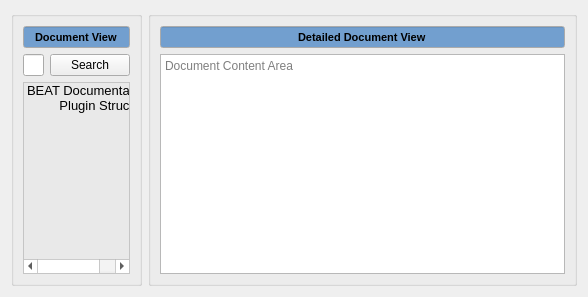
     <widget class="QWidget" name="Documentation">
      <attribute name="title">
       <string>Documentation</string>
      </attribute>
      <layout class="QGridLayout" name="gridLayout_16" columnstretch="1,4">
       <item row="0" column="0">
        <widget class="QGroupBox" name="document_view_groupbox">
         <property name="title">
          <string/>
         </property>
         <layout class="QGridLayout" name="gridLayout_15">
          <item row="1" column="0">
           <widget class="QLineEdit" name="document_view_search_lineedit">
            <property name="palette">
             <palette>
              <active>
               <colorrole role="WindowText">
                <brush brushstyle="SolidPattern">
                 <color alpha="255">
                  <red>0</red>
                  <green>0</green>
                  <blue>0</blue>
                 </color>
                </brush>
               </colorrole>
               <colorrole role="Dark">
                <brush brushstyle="SolidPattern">
                 <color alpha="255">
                  <red>119</red>
                  <green>119</green>
                  <blue>118</blue>
                 </color>
                </brush>
               </colorrole>
               <colorrole role="Mid">
                <brush brushstyle="SolidPattern">
                 <color alpha="255">
                  <red>159</red>
                  <green>159</green>
                  <blue>157</blue>
                 </color>
                </brush>
               </colorrole>
               <colorrole role="Text">
                <brush brushstyle="SolidPattern">
                 <color alpha="255">
                  <red>203</red>
                  <green>203</green>
                  <blue>203</blue>
                 </color>
                </brush>
               </colorrole>
               <colorrole role="ButtonText">
                <brush brushstyle="SolidPattern">
                 <color alpha="255">
                  <red>0</red>
                  <green>0</green>
                  <blue>0</blue>
                 </color>
                </brush>
               </colorrole>
               <colorrole role="Base">
                <brush brushstyle="SolidPattern">
                 <color alpha="255">
                  <red>255</red>
                  <green>255</green>
                  <blue>255</blue>
                 </color>
                </brush>
               </colorrole>
               <colorrole role="Window">
                <brush brushstyle="SolidPattern">
                 <color alpha="255">
                  <red>238</red>
                  <green>238</green>
                  <blue>236</blue>
                 </color>
                </brush>
               </colorrole>
               <colorrole role="Shadow">
                <brush brushstyle="SolidPattern">
                 <color alpha="255">
                  <red>0</red>
                  <green>0</green>
                  <blue>0</blue>
                 </color>
                </brush>
               </colorrole>
               <colorrole role="AlternateBase">
                <brush brushstyle="SolidPattern">
                 <color alpha="255">
                  <red>184</red>
                  <green>184</green>
                  <blue>184</blue>
                 </color>
                </brush>
               </colorrole>
               <colorrole role="ToolTipBase">
                <brush brushstyle="SolidPattern">
                 <color alpha="255">
                  <red>255</red>
                  <green>255</green>
                  <blue>220</blue>
                 </color>
                </brush>
               </colorrole>
               <colorrole role="ToolTipText">
                <brush brushstyle="SolidPattern">
                 <color alpha="255">
                  <red>0</red>
                  <green>0</green>
                  <blue>0</blue>
                 </color>
                </brush>
               </colorrole>
               <colorrole role="PlaceholderText">
                <brush brushstyle="NoBrush">
                 <color alpha="128">
                  <red>203</red>
                  <green>203</green>
                  <blue>203</blue>
                 </color>
                </brush>
               </colorrole>
              </active>
              <inactive>
               <colorrole role="WindowText">
                <brush brushstyle="SolidPattern">
                 <color alpha="255">
                  <red>0</red>
                  <green>0</green>
                  <blue>0</blue>
                 </color>
                </brush>
               </colorrole>
               <colorrole role="Dark">
                <brush brushstyle="SolidPattern">
                 <color alpha="255">
                  <red>119</red>
                  <green>119</green>
                  <blue>118</blue>
                 </color>
                </brush>
               </colorrole>
               <colorrole role="Mid">
                <brush brushstyle="SolidPattern">
                 <color alpha="255">
                  <red>159</red>
                  <green>159</green>
                  <blue>157</blue>
                 </color>
                </brush>
               </colorrole>
               <colorrole role="Text">
                <brush brushstyle="SolidPattern">
                 <color alpha="255">
                  <red>203</red>
                  <green>203</green>
                  <blue>203</blue>
                 </color>
                </brush>
               </colorrole>
               <colorrole role="ButtonText">
                <brush brushstyle="SolidPattern">
                 <color alpha="255">
                  <red>0</red>
                  <green>0</green>
                  <blue>0</blue>
                 </color>
                </brush>
               </colorrole>
               <colorrole role="Base">
                <brush brushstyle="SolidPattern">
                 <color alpha="255">
                  <red>255</red>
                  <green>255</green>
                  <blue>255</blue>
                 </color>
                </brush>
               </colorrole>
               <colorrole role="Window">
                <brush brushstyle="SolidPattern">
                 <color alpha="255">
                  <red>238</red>
                  <green>238</green>
                  <blue>236</blue>
                 </color>
                </brush>
               </colorrole>
               <colorrole role="Shadow">
                <brush brushstyle="SolidPattern">
                 <color alpha="255">
                  <red>0</red>
                  <green>0</green>
                  <blue>0</blue>
                 </color>
                </brush>
               </colorrole>
               <colorrole role="AlternateBase">
                <brush brushstyle="SolidPattern">
                 <color alpha="255">
                  <red>184</red>
                  <green>184</green>
                  <blue>184</blue>
                 </color>
                </brush>
               </colorrole>
               <colorrole role="ToolTipBase">
                <brush brushstyle="SolidPattern">
                 <color alpha="255">
                  <red>255</red>
                  <green>255</green>
                  <blue>220</blue>
                 </color>
                </brush>
               </colorrole>
               <colorrole role="ToolTipText">
                <brush brushstyle="SolidPattern">
                 <color alpha="255">
                  <red>0</red>
                  <green>0</green>
                  <blue>0</blue>
                 </color>
                </brush>
               </colorrole>
               <colorrole role="PlaceholderText">
                <brush brushstyle="NoBrush">
                 <color alpha="128">
                  <red>203</red>
                  <green>203</green>
                  <blue>203</blue>
                 </color>
                </brush>
               </colorrole>
              </inactive>
              <disabled>
               <colorrole role="WindowText">
                <brush brushstyle="SolidPattern">
                 <color alpha="255">
                  <red>119</red>
                  <green>119</green>
                  <blue>118</blue>
                 </color>
                </brush>
               </colorrole>
               <colorrole role="Dark">
                <brush brushstyle="SolidPattern">
                 <color alpha="255">
                  <red>119</red>
                  <green>119</green>
                  <blue>118</blue>
                 </color>
                </brush>
               </colorrole>
               <colorrole role="Mid">
                <brush brushstyle="SolidPattern">
                 <color alpha="255">
                  <red>159</red>
                  <green>159</green>
                  <blue>157</blue>
                 </color>
                </brush>
               </colorrole>
               <colorrole role="Text">
                <brush brushstyle="SolidPattern">
                 <color alpha="255">
                  <red>119</red>
                  <green>119</green>
                  <blue>118</blue>
                 </color>
                </brush>
               </colorrole>
               <colorrole role="ButtonText">
                <brush brushstyle="SolidPattern">
                 <color alpha="255">
                  <red>119</red>
                  <green>119</green>
                  <blue>118</blue>
                 </color>
                </brush>
               </colorrole>
               <colorrole role="Base">
                <brush brushstyle="SolidPattern">
                 <color alpha="255">
                  <red>238</red>
                  <green>238</green>
                  <blue>236</blue>
                 </color>
                </brush>
               </colorrole>
               <colorrole role="Window">
                <brush brushstyle="SolidPattern">
                 <color alpha="255">
                  <red>238</red>
                  <green>238</green>
                  <blue>236</blue>
                 </color>
                </brush>
               </colorrole>
               <colorrole role="Shadow">
                <brush brushstyle="SolidPattern">
                 <color alpha="255">
                  <red>0</red>
                  <green>0</green>
                  <blue>0</blue>
                 </color>
                </brush>
               </colorrole>
               <colorrole role="AlternateBase">
                <brush brushstyle="SolidPattern">
                 <color alpha="255">
                  <red>184</red>
                  <green>184</green>
                  <blue>184</blue>
                 </color>
                </brush>
               </colorrole>
               <colorrole role="ToolTipBase">
                <brush brushstyle="SolidPattern">
                 <color alpha="255">
                  <red>255</red>
                  <green>255</green>
                  <blue>220</blue>
                 </color>
                </brush>
               </colorrole>
               <colorrole role="ToolTipText">
                <brush brushstyle="SolidPattern">
                 <color alpha="255">
                  <red>0</red>
                  <green>0</green>
                  <blue>0</blue>
                 </color>
                </brush>
               </colorrole>
               <colorrole role="PlaceholderText">
                <brush brushstyle="NoBrush">
                 <color alpha="128">
                  <red>203</red>
                  <green>203</green>
                  <blue>203</blue>
                 </color>
                </brush>
               </colorrole>
              </disabled>
             </palette>
            </property>
            <property name="font">
             <font>
              <pointsize>8</pointsize>
             </font>
            </property>
            <property name="text">
             <string/>
            </property>
           </widget>
          </item>
          <item row="0" column="0" colspan="2">
           <widget class="QLineEdit" name="document_view_lineedit">
            <property name="palette">
             <palette>
              <active>
               <colorrole role="Base">
                <brush brushstyle="SolidPattern">
                 <color alpha="255">
                  <red>114</red>
                  <green>159</green>
                  <blue>207</blue>
                 </color>
                </brush>
               </colorrole>
              </active>
              <inactive>
               <colorrole role="Base">
                <brush brushstyle="SolidPattern">
                 <color alpha="255">
                  <red>114</red>
                  <green>159</green>
                  <blue>207</blue>
                 </color>
                </brush>
               </colorrole>
              </inactive>
              <disabled>
               <colorrole role="Base">
                <brush brushstyle="SolidPattern">
                 <color alpha="255">
                  <red>255</red>
                  <green>255</green>
                  <blue>255</blue>
                 </color>
                </brush>
               </colorrole>
              </disabled>
             </palette>
            </property>
            <property name="font">
             <font>
              <pointsize>8</pointsize>
              <weight>75</weight>
              <bold>true</bold>
             </font>
            </property>
            <property name="autoFillBackground">
             <bool>false</bool>
            </property>
            <property name="text">
             <string>Document View</string>
            </property>
            <property name="alignment">
             <set>Qt::AlignCenter</set>
            </property>
            <property name="readOnly">
             <bool>true</bool>
            </property>
           </widget>
          </item>
          <item row="1" column="1">
           <widget class="QPushButton" name="document_view_search_button">
            <property name="text">
             <string>Search</string>
            </property>
           </widget>
          </item>
          <item row="2" column="0" colspan="2">
           <widget class="QListWidget" name="document_view_listwidget">
            <property name="palette">
             <palette>
              <active>
               <colorrole role="WindowText">
                <brush brushstyle="SolidPattern">
                 <color alpha="255">
                  <red>0</red>
                  <green>0</green>
                  <blue>0</blue>
                 </color>
                </brush>
               </colorrole>
               <colorrole role="Button">
                <brush brushstyle="SolidPattern">
                 <color alpha="255">
                  <red>255</red>
                  <green>255</green>
                  <blue>255</blue>
                 </color>
                </brush>
               </colorrole>
               <colorrole role="Light">
                <brush brushstyle="SolidPattern">
                 <color alpha="255">
                  <red>255</red>
                  <green>255</green>
                  <blue>255</blue>
                 </color>
                </brush>
               </colorrole>
               <colorrole role="Midlight">
                <brush brushstyle="SolidPattern">
                 <color alpha="255">
                  <red>255</red>
                  <green>255</green>
                  <blue>255</blue>
                 </color>
                </brush>
               </colorrole>
               <colorrole role="Dark">
                <brush brushstyle="SolidPattern">
                 <color alpha="255">
                  <red>127</red>
                  <green>127</green>
                  <blue>127</blue>
                 </color>
                </brush>
               </colorrole>
               <colorrole role="Mid">
                <brush brushstyle="SolidPattern">
                 <color alpha="255">
                  <red>170</red>
                  <green>170</green>
                  <blue>170</blue>
                 </color>
                </brush>
               </colorrole>
               <colorrole role="Text">
                <brush brushstyle="SolidPattern">
                 <color alpha="255">
                  <red>0</red>
                  <green>0</green>
                  <blue>0</blue>
                 </color>
                </brush>
               </colorrole>
               <colorrole role="BrightText">
                <brush brushstyle="SolidPattern">
                 <color alpha="255">
                  <red>255</red>
                  <green>255</green>
                  <blue>255</blue>
                 </color>
                </brush>
               </colorrole>
               <colorrole role="Base">
                <brush brushstyle="SolidPattern">
                 <color alpha="142">
                  <red>229</red>
                  <green>229</green>
                  <blue>229</blue>
                 </color>
                </brush>
               </colorrole>
               <colorrole role="Window">
                <brush brushstyle="SolidPattern">
                 <color alpha="255">
                  <red>255</red>
                  <green>255</green>
                  <blue>255</blue>
                 </color>
                </brush>
               </colorrole>
               <colorrole role="Shadow">
                <brush brushstyle="SolidPattern">
                 <color alpha="255">
                  <red>0</red>
                  <green>0</green>
                  <blue>0</blue>
                 </color>
                </brush>
               </colorrole>
               <colorrole role="AlternateBase">
                <brush brushstyle="SolidPattern">
                 <color alpha="255">
                  <red>255</red>
                  <green>255</green>
                  <blue>255</blue>
                 </color>
                </brush>
               </colorrole>
               <colorrole role="ToolTipBase">
                <brush brushstyle="SolidPattern">
                 <color alpha="255">
                  <red>255</red>
                  <green>255</green>
                  <blue>220</blue>
                 </color>
                </brush>
               </colorrole>
               <colorrole role="ToolTipText">
                <brush brushstyle="SolidPattern">
                 <color alpha="255">
                  <red>0</red>
                  <green>0</green>
                  <blue>0</blue>
                 </color>
                </brush>
               </colorrole>
               <colorrole role="PlaceholderText">
                <brush brushstyle="NoBrush">
                 <color alpha="128">
                  <red>0</red>
                  <green>0</green>
                  <blue>0</blue>
                 </color>
                </brush>
               </colorrole>
              </active>
              <inactive>
               <colorrole role="WindowText">
                <brush brushstyle="SolidPattern">
                 <color alpha="255">
                  <red>0</red>
                  <green>0</green>
                  <blue>0</blue>
                 </color>
                </brush>
               </colorrole>
               <colorrole role="Button">
                <brush brushstyle="SolidPattern">
                 <color alpha="255">
                  <red>255</red>
                  <green>255</green>
                  <blue>255</blue>
                 </color>
                </brush>
               </colorrole>
               <colorrole role="Light">
                <brush brushstyle="SolidPattern">
                 <color alpha="255">
                  <red>255</red>
                  <green>255</green>
                  <blue>255</blue>
                 </color>
                </brush>
               </colorrole>
               <colorrole role="Midlight">
                <brush brushstyle="SolidPattern">
                 <color alpha="255">
                  <red>255</red>
                  <green>255</green>
                  <blue>255</blue>
                 </color>
                </brush>
               </colorrole>
               <colorrole role="Dark">
                <brush brushstyle="SolidPattern">
                 <color alpha="255">
                  <red>127</red>
                  <green>127</green>
                  <blue>127</blue>
                 </color>
                </brush>
               </colorrole>
               <colorrole role="Mid">
                <brush brushstyle="SolidPattern">
                 <color alpha="255">
                  <red>170</red>
                  <green>170</green>
                  <blue>170</blue>
                 </color>
                </brush>
               </colorrole>
               <colorrole role="Text">
                <brush brushstyle="SolidPattern">
                 <color alpha="255">
                  <red>0</red>
                  <green>0</green>
                  <blue>0</blue>
                 </color>
                </brush>
               </colorrole>
               <colorrole role="BrightText">
                <brush brushstyle="SolidPattern">
                 <color alpha="255">
                  <red>255</red>
                  <green>255</green>
                  <blue>255</blue>
                 </color>
                </brush>
               </colorrole>
               <colorrole role="Base">
                <brush brushstyle="SolidPattern">
                 <color alpha="142">
                  <red>229</red>
                  <green>229</green>
                  <blue>229</blue>
                 </color>
                </brush>
               </colorrole>
               <colorrole role="Window">
                <brush brushstyle="SolidPattern">
                 <color alpha="255">
                  <red>255</red>
                  <green>255</green>
                  <blue>255</blue>
                 </color>
                </brush>
               </colorrole>
               <colorrole role="Shadow">
                <brush brushstyle="SolidPattern">
                 <color alpha="255">
                  <red>0</red>
                  <green>0</green>
                  <blue>0</blue>
                 </color>
                </brush>
               </colorrole>
               <colorrole role="AlternateBase">
                <brush brushstyle="SolidPattern">
                 <color alpha="255">
                  <red>255</red>
                  <green>255</green>
                  <blue>255</blue>
                 </color>
                </brush>
               </colorrole>
               <colorrole role="ToolTipBase">
                <brush brushstyle="SolidPattern">
                 <color alpha="255">
                  <red>255</red>
                  <green>255</green>
                  <blue>220</blue>
                 </color>
                </brush>
               </colorrole>
               <colorrole role="ToolTipText">
                <brush brushstyle="SolidPattern">
                 <color alpha="255">
                  <red>0</red>
                  <green>0</green>
                  <blue>0</blue>
                 </color>
                </brush>
               </colorrole>
               <colorrole role="PlaceholderText">
                <brush brushstyle="NoBrush">
                 <color alpha="128">
                  <red>0</red>
                  <green>0</green>
                  <blue>0</blue>
                 </color>
                </brush>
               </colorrole>
              </inactive>
              <disabled>
               <colorrole role="WindowText">
                <brush brushstyle="SolidPattern">
                 <color alpha="255">
                  <red>127</red>
                  <green>127</green>
                  <blue>127</blue>
                 </color>
                </brush>
               </colorrole>
               <colorrole role="Button">
                <brush brushstyle="SolidPattern">
                 <color alpha="255">
                  <red>255</red>
                  <green>255</green>
                  <blue>255</blue>
                 </color>
                </brush>
               </colorrole>
               <colorrole role="Light">
                <brush brushstyle="SolidPattern">
                 <color alpha="255">
                  <red>255</red>
                  <green>255</green>
                  <blue>255</blue>
                 </color>
                </brush>
               </colorrole>
               <colorrole role="Midlight">
                <brush brushstyle="SolidPattern">
                 <color alpha="255">
                  <red>255</red>
                  <green>255</green>
                  <blue>255</blue>
                 </color>
                </brush>
               </colorrole>
               <colorrole role="Dark">
                <brush brushstyle="SolidPattern">
                 <color alpha="255">
                  <red>127</red>
                  <green>127</green>
                  <blue>127</blue>
                 </color>
                </brush>
               </colorrole>
               <colorrole role="Mid">
                <brush brushstyle="SolidPattern">
                 <color alpha="255">
                  <red>170</red>
                  <green>170</green>
                  <blue>170</blue>
                 </color>
                </brush>
               </colorrole>
               <colorrole role="Text">
                <brush brushstyle="SolidPattern">
                 <color alpha="255">
                  <red>127</red>
                  <green>127</green>
                  <blue>127</blue>
                 </color>
                </brush>
               </colorrole>
               <colorrole role="BrightText">
                <brush brushstyle="SolidPattern">
                 <color alpha="255">
                  <red>255</red>
                  <green>255</green>
                  <blue>255</blue>
                 </color>
                </brush>
               </colorrole>
               <colorrole role="Base">
                <brush brushstyle="SolidPattern">
                 <color alpha="255">
                  <red>255</red>
                  <green>255</green>
                  <blue>255</blue>
                 </color>
                </brush>
               </colorrole>
               <colorrole role="Window">
                <brush brushstyle="SolidPattern">
                 <color alpha="255">
                  <red>255</red>
                  <green>255</green>
                  <blue>255</blue>
                 </color>
                </brush>
               </colorrole>
               <colorrole role="Shadow">
                <brush brushstyle="SolidPattern">
                 <color alpha="255">
                  <red>0</red>
                  <green>0</green>
                  <blue>0</blue>
                 </color>
                </brush>
               </colorrole>
               <colorrole role="AlternateBase">
                <brush brushstyle="SolidPattern">
                 <color alpha="255">
                  <red>255</red>
                  <green>255</green>
                  <blue>255</blue>
                 </color>
                </brush>
               </colorrole>
               <colorrole role="ToolTipBase">
                <brush brushstyle="SolidPattern">
                 <color alpha="255">
                  <red>255</red>
                  <green>255</green>
                  <blue>220</blue>
                 </color>
                </brush>
               </colorrole>
               <colorrole role="ToolTipText">
                <brush brushstyle="SolidPattern">
                 <color alpha="255">
                  <red>0</red>
                  <green>0</green>
                  <blue>0</blue>
                 </color>
                </brush>
               </colorrole>
               <colorrole role="PlaceholderText">
                <brush brushstyle="NoBrush">
                 <color alpha="128">
                  <red>0</red>
                  <green>0</green>
                  <blue>0</blue>
                 </color>
                </brush>
               </colorrole>
              </disabled>
             </palette>
            </property>
            <property name="font">
             <font>
              <pointsize>10</pointsize>
             </font>
            </property>
            <property name="editTriggers">
             <set>QAbstractItemView::DoubleClicked|QAbstractItemView::EditKeyPressed</set>
            </property>
            <property name="resizeMode">
             <enum>QListView::Adjust</enum>
            </property>
            <property name="spacing">
             <number>0</number>
            </property>
            <item>
             <property name="text">
              <string>BEAT Documentation</string>
             </property>
            </item>
            <item>
             <property name="text">
              <string>         Plugin Structure</string>
             </property>
            </item>
           </widget>
          </item>
         </layout>
        </widget>
       </item>
       <item row="0" column="1">
        <widget class="QGroupBox" name="detailed_document_view_groupbox">
         <property name="title">
          <string/>
         </property>
         <layout class="QVBoxLayout" name="verticalLayout">
          <item>
           <widget class="QLineEdit" name="detailed_document_view_lineedit">
            <property name="palette">
             <palette>
              <active>
               <colorrole role="Base">
                <brush brushstyle="SolidPattern">
                 <color alpha="255">
                  <red>114</red>
                  <green>159</green>
                  <blue>207</blue>
                 </color>
                </brush>
               </colorrole>
              </active>
              <inactive>
               <colorrole role="Base">
                <brush brushstyle="SolidPattern">
                 <color alpha="255">
                  <red>114</red>
                  <green>159</green>
                  <blue>207</blue>
                 </color>
                </brush>
               </colorrole>
              </inactive>
              <disabled>
               <colorrole role="Base">
                <brush brushstyle="SolidPattern">
                 <color alpha="255">
                  <red>255</red>
                  <green>255</green>
                  <blue>255</blue>
                 </color>
                </brush>
               </colorrole>
              </disabled>
             </palette>
            </property>
            <property name="font">
             <font>
              <pointsize>8</pointsize>
              <weight>75</weight>
              <bold>true</bold>
             </font>
            </property>
            <property name="autoFillBackground">
             <bool>false</bool>
            </property>
            <property name="text">
             <string>Detailed Document View</string>
            </property>
            <property name="alignment">
             <set>Qt::AlignCenter</set>
            </property>
            <property name="readOnly">
             <bool>true</bool>
            </property>
           </widget>
          </item>
          <item>
           <widget class="QTextEdit" name="document_content_area_textedit">
            <property name="html">
             <string>&lt;!DOCTYPE HTML PUBLIC &quot;-//W3C//DTD HTML 4.0//EN&quot; &quot;http://www.w3.org/TR/REC-html40/strict.dtd&quot;&gt;
&lt;html&gt;&lt;head&gt;&lt;meta name=&quot;qrichtext&quot; content=&quot;1&quot; /&gt;&lt;style type=&quot;text/css&quot;&gt;
p, li { white-space: pre-wrap; }
&lt;/style&gt;&lt;/head&gt;&lt;body style=&quot; font-family:'Ubuntu'; font-size:11pt; font-weight:400; font-style:normal;&quot;&gt;
&lt;p style=&quot;-qt-paragraph-type:empty; margin-top:0px; margin-bottom:0px; margin-left:0px; margin-right:0px; -qt-block-indent:0; text-indent:0px; font-family:'DejaVu Sans'; font-size:12pt;&quot;&gt;&lt;br /&gt;&lt;/p&gt;&lt;/body&gt;&lt;/html&gt;</string>
            </property>
            <property name="placeholderText">
             <string>Document Content Area</string>
            </property>
           </widget>
          </item>
         </layout>
        </widget>
       </item>
      </layout>
     </widget>
